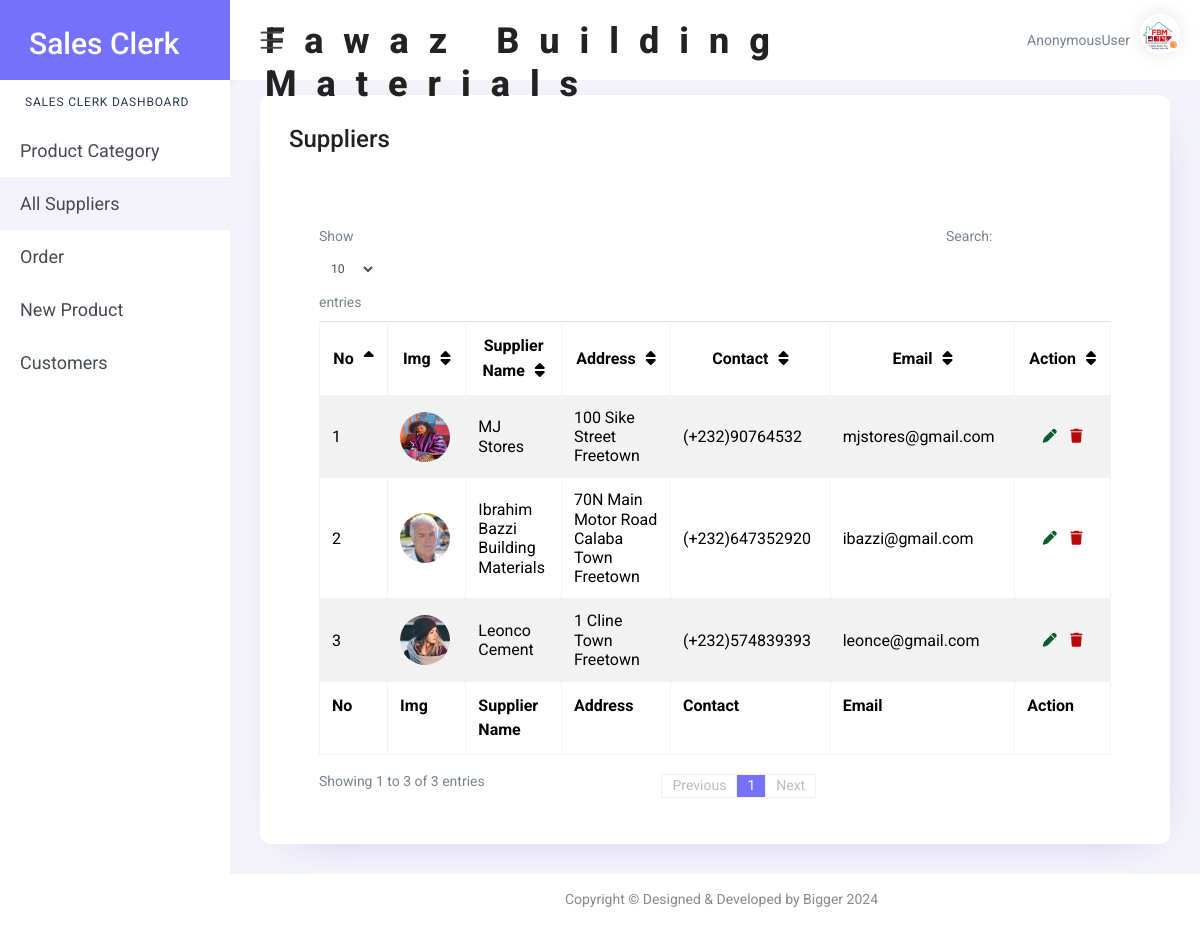
The app's page /supplier/ with its own data.
### app/models.py (models this page shows, shortened)
class Supplier(models.Model):
    supplier_name = models.CharField(max_length=100)
    supplier_email = models.EmailField(max_length=50)
    supplier_address = models.CharField(max_length=100)
    supplier_phone = models.IntegerField()
    profile = models.ImageField(upload_to='supplier/', blank=True, null=True)

### app/views.py (the view, shortened to what this page needs)
# urls.py: path('supplier/', views.supplier, name='supplier'),
def supplier(request):
    suppliers = Supplier.objects.all()
    return render(request, 'supplier.html', {'suppliers':suppliers})

### templates/supplier.html (shortened to what this page needs)
{% load static %}
<!DOCTYPE html>
<html lang="en">
<head>
    <link href="{% static 'plugins1/pg-calendar/css/pignose.calendar.min.css' %}" rel="stylesheet">
    <link rel="stylesheet" href="{% static 'plugins1/chartist/css/chartist.min.css' %}">
    <link rel="stylesheet" href="{% static 'plugins1/chartist-plugin-tooltips/css/chartist-plugin-tooltip.css' %}">
    <link href="{% static 'css1/style.css' %}" rel="stylesheet">
    <link rel="stylesheet" href="https://cdnjs.cloudflare.com/ajax/libs/font-awesome/6.7.2/css/all.min.css" />
</head>
<body>
    <div id="main-wrapper">
        <div class="nav-header">
            <div class="brand-logo">
                <a href="{% url 'clerk' %}">
                    <b><h4 style="color: white;font-size: 30px;">Sales Clerk</h4></b>
                </a>
            </div>
        </div>
        <div class="header">
            <div class="header-content clearfix">
                <div class="nav-control">
                    <div class="hamburger">
                        <span class="toggle-icon"><i class="icon-menu"></i></span>
                    </div>
                </div>
                <div class="header-right">
                    <ul class="clearfix">
                        <li class="icons dropdown">
                            <span class="username" style="margin-right: 10px;" >{{user}}</span>
                            <div class="user-img c-pointer position-relative"   data-toggle="dropdown">
                                <span class="activity active"></span>
                                <img src="{% static 'images/fawaz.jpeg' %}" height="40" width="40" alt="">
                            </div>
                        </li>
                    </ul>
                </div>
                <h1 style="padding-top: 20px; letter-spacing: 20px; font-weight: 800; margin-left: 20px;">Fawaz Building Materials</h1>
            </div>
        </div>
        <div class="nk-sidebar">
            <div class="nk-nav-scroll">
                <ul class="metismenu" id="menu" style="font-size: 18px;">
                    <li class="nav-label">Sales Clerk Dashboard</li>
                    <li class="mega-menu mega-menu-sm">
                        <li><a href="{% url 'category' %}">Product Category</a></li>
                    </li>
                    <li>
                        <li><a href="{% url 'supplier' %}">All Suppliers</a></li>
                    </li>
                    <li>
                        <li><a href="{% url 'purchase' %}">Order</a></li>
                    </li>
                    <li>
                        <li><a href="{% url 'product' %}">New Product</a></li>
                    </li>
                    <li>
                        <li><a href="{% url 'customer' %}">Customers</a></li>
                    </li>
                </ul>
            </div>
        </div>
        <div class="content-body">
            <div class="container-fluid">
                <div class="row">
                    <div class="col-12">
                        <div class="card">
                            <div class="card-body">
                                <h3>Suppliers</h3>
                                <div class="container">
                                    <div class="row" style="margin-top: 10px;">
                                        <div class="col-md-12" style="margin-left: 900px;">
                                        </div>
                                    </div>
                                </div>
                                <div class="table-responsive">
                                    <table class="table table-striped table-bordered zero-configuration">
                                        <thead>
                                            <tr>
                                                <th style="font-size: 16px; color:black; text-align: center;">No</th>
                                                <th style="font-size: 16px; color:black; text-align: center;">Img</th>
                                                <th style="font-size: 16px; color:black; text-align: center;">Supplier Name</th>
                                                <th style="font-size: 16px; color:black; text-align: center;">Address</th>
                                                <th style="font-size: 16px; color:black; text-align: center;">Contact</th>
                                                <th style="font-size: 16px; color:black; text-align: center;">Email</th>
                                                <th style="font-size: 16px; color:black; text-align: center;">Action</th>
                                            </tr>
                                        </thead>
                                        <tbody>
                                            {% for supplier in suppliers %}
                                            <tr>
                                                <td style="font-size: 16px; color:black">{{forloop.counter}}</td>
                                                <td style="font-size: 16px; color:black">
                                                    {% if supplier.profile %}
                                                    <img src="{{ supplier.profile.url }}" alt="Profile Image" style="width: 50px; height: 50px; border-radius: 50%;">
                                                    {% else %}
                                                        No Image
                                                    {% endif %}
                                                </td>
                                                <td style="font-size: 16px; color:black">{{supplier.supplier_name}}</td>
                                                <td style="font-size: 16px; color:black">{{supplier.supplier_address}}</td>
                                                <td style="font-size: 16px; color:black">(+232){{supplier.supplier_phone}}</td>
                                                <td style="font-size: 16px; color:black">{{supplier.supplier_email}}</td>
                                                <td style="text-align: center;">
                                                    <a href="{% url 'edit_supplier' supplier.id %}" >
                                                        <i class="fas fa-pen" style="color: rgb(5, 94, 43); margin-right: 10px;"></i>
                                                      </a>
                                                      <a href="{% url 'delete_supplier' supplier.id %}" >
                                                        <i class="fas fa-trash" style="color: rgb(182, 10, 10);"></i>
                                                      </a>
                                                </td>
                                            </tr>
                                          {% endfor %}
                                        </tbody>
                                        <tfoot>
                                            <tr>
                                                <th style="font-size: 16px; color:black">No</th>
                                                <th style="font-size: 16px; color:black">Img</th>
                                                <th style="font-size: 16px; color:black">Supplier Name</th>
                                                <th style="font-size: 16px; color:black">Address</th>
                                                <th style="font-size: 16px; color:black">Contact</th>
                                                <th style="font-size: 16px; color:black">Email</th>
                                                <th style="font-size: 16px; color:black">Action</th>
                                            </tr>
                                        </tfoot>
                                    </table>
                                </div>
                            </div>
                        </div>
                    </div>
                </div>
            </div>
        </div>
        <div class="footer">
            <div class="copyright">
                <p>Copyright &copy; Designed & Developed by Bigger 2024</p>
            </div>
        </div>
    </div>
</body>
</html>

### records on screen
Supplier: profile (picture), supplier_name "MJ Stores", supplier_address "100 Sike Street Freetown", supplier_phone "90764532", supplier_email "mjstores@gmail.com"
Supplier: profile (picture), supplier_name "Ibrahim Bazzi Building Materials", supplier_address "70N Main Motor Road Calaba Town Freetown", supplier_phone "647352920", supplier_email "ibazzi@gmail.com"
Supplier: profile (picture), supplier_name "Leonco Cement", supplier_address "1 Cline Town Freetown", supplier_phone "574839393", supplier_email "leonce@gmail.com"

### other values on screen
{{ user }} "AnonymousUser"
